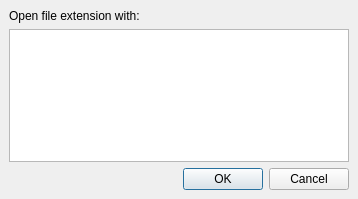
<?xml version="1.0" encoding="UTF-8"?>
<ui version="4.0">
 <class>Orca::Plugin::Core::OpenWithDialog</class>
 <widget class="QWidget" name="Orca::Plugin::Core::OpenWithDialog">
  <property name="geometry">
   <rect>
    <x>0</x>
    <y>0</y>
    <width>358</width>
    <height>199</height>
   </rect>
  </property>
  <property name="windowTitle">
   <string>Open File With...</string>
  </property>
  <layout class="QVBoxLayout">
   <property name="spacing">
    <number>6</number>
   </property>
   <property name="margin">
    <number>9</number>
   </property>
   <item>
    <widget class="QLabel" name="label">
     <property name="text">
      <string>Open file extension with:</string>
     </property>
    </widget>
   </item>
   <item>
    <widget class="QListWidget" name="editorListWidget"/>
   </item>
   <item>
    <widget class="QDialogButtonBox" name="buttonBox">
     <property name="orientation">
      <enum>Qt::Horizontal</enum>
     </property>
     <property name="standardButtons">
      <set>QDialogButtonBox::Cancel|QDialogButtonBox::Ok</set>
     </property>
    </widget>
   </item>
  </layout>
 </widget>
 <resources/>
 <connections/>
</ui>
